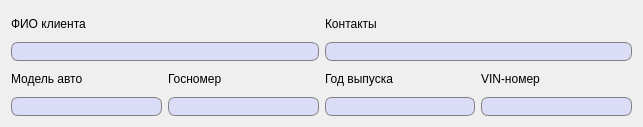
<?xml version="1.0" encoding="UTF-8"?>
<ui version="4.0">
 <class>ViewClient</class>
 <widget class="QDialog" name="ViewClient">
  <property name="geometry">
   <rect>
    <x>0</x>
    <y>0</y>
    <width>643</width>
    <height>127</height>
   </rect>
  </property>
  <property name="windowTitle">
   <string>Информация о клиенте</string>
  </property>
  <layout class="QGridLayout" name="gridLayout_2">
   <item row="0" column="0">
    <layout class="QGridLayout" name="gridLayout">
     <item row="3" column="0">
      <widget class="QLineEdit" name="autoModelLine">
       <property name="font">
        <font>
         <pointsize>10</pointsize>
        </font>
       </property>
       <property name="styleSheet">
        <string notr="true">QLineEdit {
	border: 1px solid gray;
    border-radius: 7px;
    background-color: #dbdcf7;
	padding-left: 3px;
}</string>
       </property>
       <property name="frame">
        <bool>true</bool>
       </property>
      </widget>
     </item>
     <item row="2" column="3">
      <widget class="QLabel" name="label_6">
       <property name="text">
        <string>VIN-номер</string>
       </property>
      </widget>
     </item>
     <item row="2" column="1">
      <widget class="QLabel" name="label_4">
       <property name="text">
        <string>Госномер</string>
       </property>
      </widget>
     </item>
     <item row="1" column="0" colspan="2">
      <widget class="QLineEdit" name="clientFMLnameLine">
       <property name="font">
        <font>
         <pointsize>10</pointsize>
        </font>
       </property>
       <property name="styleSheet">
        <string notr="true">QLineEdit {
	border: 1px solid gray;
    border-radius: 7px;
    background-color: #dbdcf7;
	padding-left: 3px;
}</string>
       </property>
       <property name="frame">
        <bool>true</bool>
       </property>
      </widget>
     </item>
     <item row="0" column="2" colspan="2">
      <widget class="QLabel" name="label_2">
       <property name="text">
        <string>Контакты</string>
       </property>
      </widget>
     </item>
     <item row="2" column="2">
      <widget class="QLabel" name="label_5">
       <property name="text">
        <string>Год выпуска</string>
       </property>
      </widget>
     </item>
     <item row="3" column="2">
      <widget class="QLineEdit" name="manufactureYearLine">
       <property name="font">
        <font>
         <pointsize>10</pointsize>
        </font>
       </property>
       <property name="styleSheet">
        <string notr="true">QLineEdit {
	border: 1px solid gray;
    border-radius: 7px;
    background-color: #dbdcf7;
	padding-left: 3px;
}</string>
       </property>
       <property name="frame">
        <bool>true</bool>
       </property>
      </widget>
     </item>
     <item row="2" column="0">
      <widget class="QLabel" name="label_3">
       <property name="text">
        <string>Модель авто</string>
       </property>
      </widget>
     </item>
     <item row="3" column="1">
      <widget class="QLineEdit" name="autoLicensePlateLine">
       <property name="font">
        <font>
         <pointsize>10</pointsize>
        </font>
       </property>
       <property name="styleSheet">
        <string notr="true">QLineEdit {
	border: 1px solid gray;
    border-radius: 7px;
    background-color: #dbdcf7;
	padding-left: 3px;
}</string>
       </property>
       <property name="frame">
        <bool>true</bool>
       </property>
      </widget>
     </item>
     <item row="3" column="3">
      <widget class="QLineEdit" name="VINnumberLine">
       <property name="font">
        <font>
         <pointsize>10</pointsize>
        </font>
       </property>
       <property name="styleSheet">
        <string notr="true">QLineEdit {
	border: 1px solid gray;
    border-radius: 7px;
    background-color: #dbdcf7;
	padding-left: 3px;
}</string>
       </property>
       <property name="frame">
        <bool>true</bool>
       </property>
      </widget>
     </item>
     <item row="0" column="0" colspan="2">
      <widget class="QLabel" name="label">
       <property name="text">
        <string>ФИО клиента</string>
       </property>
      </widget>
     </item>
     <item row="1" column="2" colspan="2">
      <widget class="QLineEdit" name="contactsLine">
       <property name="font">
        <font>
         <pointsize>10</pointsize>
        </font>
       </property>
       <property name="styleSheet">
        <string notr="true">QLineEdit {
	border: 1px solid gray;
    border-radius: 7px;
    background-color: #dbdcf7;
	padding-left: 3px;
}</string>
       </property>
       <property name="frame">
        <bool>true</bool>
       </property>
      </widget>
     </item>
    </layout>
   </item>
  </layout>
 </widget>
 <resources/>
 <connections/>
</ui>
